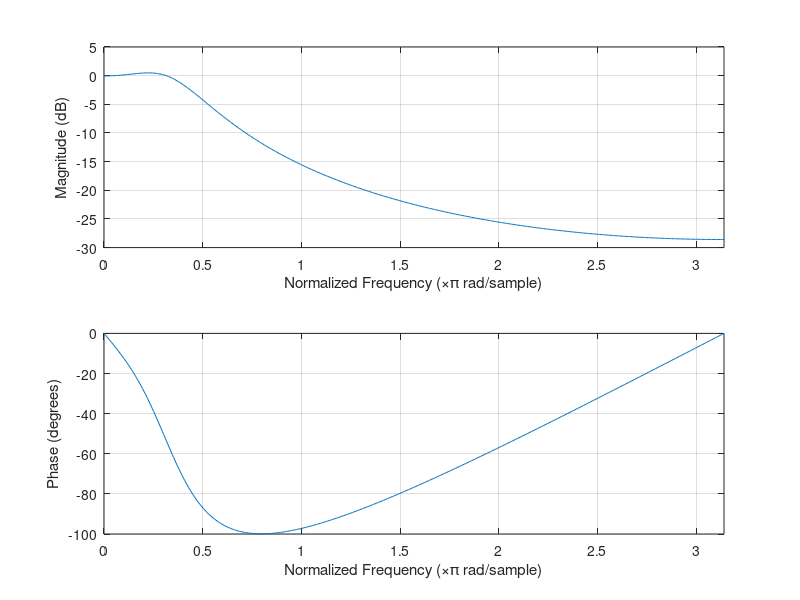
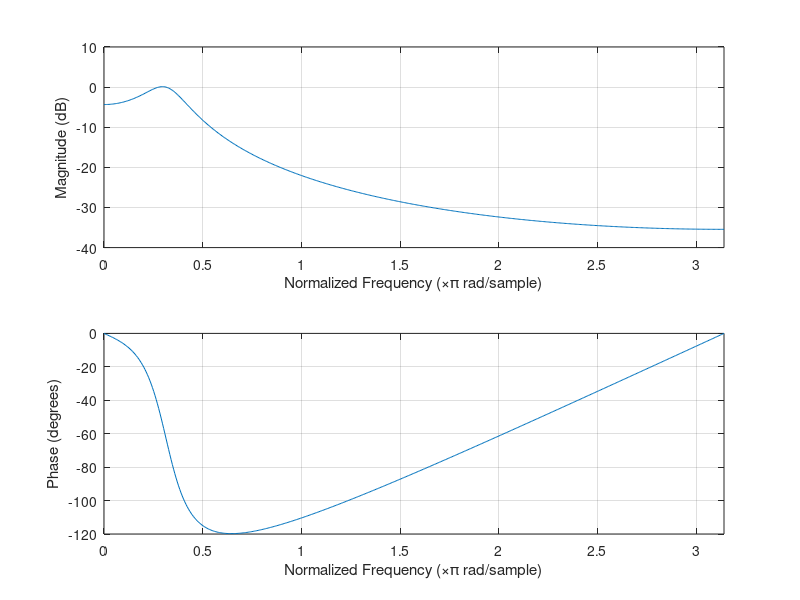
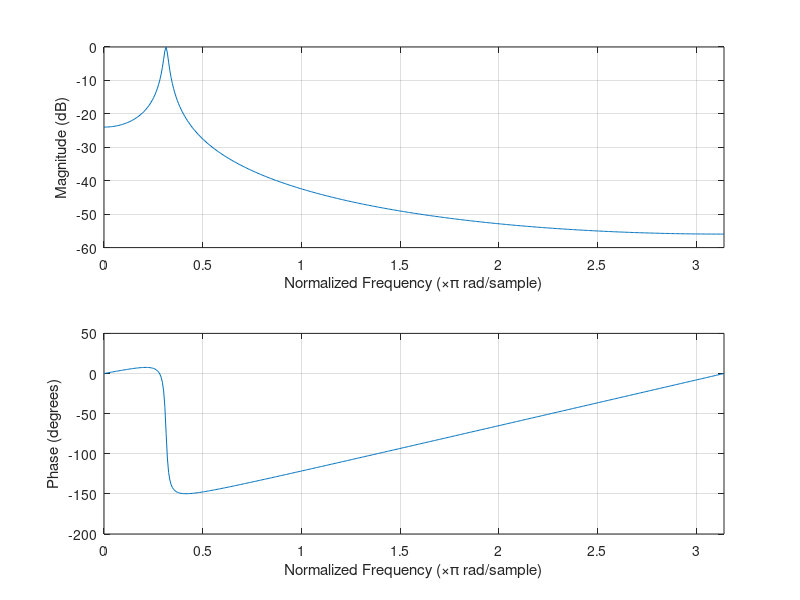
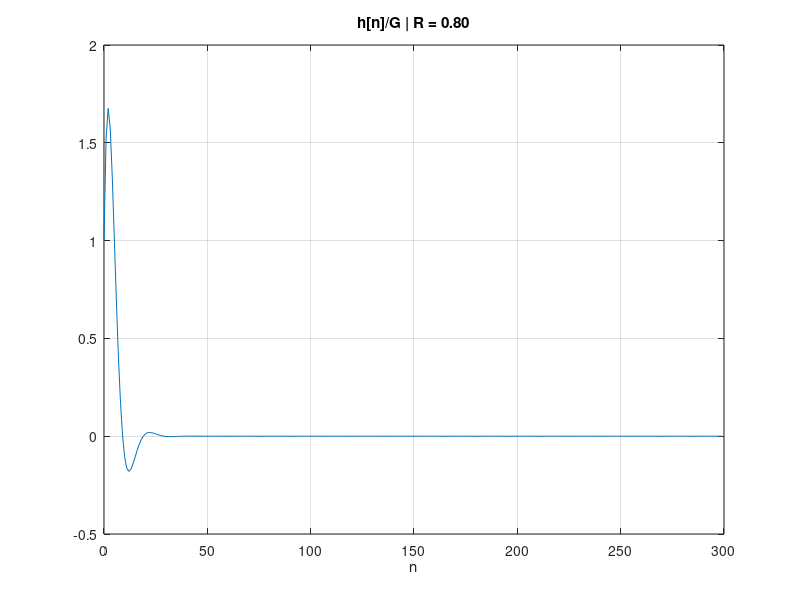

Here is the MATLAB script that generated these plots, in order: (Note: this script raises an error after producing the figures.)
%% 3-1-a:
f0 = 500; % Hz
fs = 10000; % Hz
w  = 2 * pi * f0 / fs;

R = 0.80;
G = (1 - R) * (1 - 2*R*cos(2*w) + R^2)^0.5;
b = G;
a = [1, -2*R*cos(w), R^2];
figure(1)
freqz(b, a, linspace(0, pi, 500));

R = 0.90;
G = (1 - R) * (1 - 2*R*cos(2*w) + R^2)^0.5;
b = G;
a = [1, -2*R*cos(w), R^2];
figure(2)
freqz(b, a, linspace(0, pi, 500));

R = 0.99;
G = (1 - R) * (1 - 2*R*cos(2*w) + R^2)^0.5;
b = G;
a = [1, -2*R*cos(w), R^2];
figure(3)
freqz(b, a, linspace(0, pi, 500));

%% 3-1-b:
f0 = 500; % Hz
fs = 10000; % Hz
w  = 2 * pi * f0 / fs;
N = 300;
n = 0:N-1;
y = zeros(1,N);

R = 0.80;
G = (1 - R) * (1 - 2*R*cos(2*w) + R^2)^0.5;
b = G;
a = [1, -2*R*cos(w), R^2];
y(1) = G;
y(2) = -a(2)*y(1);
for kk = 3:N
    y(kk) = -a(2)*y(kk-1) - a(3)*y(kk-2);
end
h_n = (G/(sin(w))).*R.^n.*sin(w.*(n + 1));

figure(4)
plot(n, h_n/G);
grid on;
xlabel('n');
ylabel('');
title('h[n]/G | R = 0.80');

R = 0.90;
G = (1 - R) * (1 - 2*R*cos(2*w) + R^2)^0.5;
b = G;
a = [1, -2*R*cos(w), R^2];
y(1) = G;
y(2) = -a(2)*y(1);
for kk = 3:N
    y(kk) = -a(2)*y(kk-1) - a(3)*y(kk-2);
end
h_n = (G/(sin(w))).*R.^n.*sin(w.*(n + 1));

figure(5)
plot(n, h_n/G);
grid on;
xlabel('n');
ylabel('');
title('h[n]/G | R = 0.90');

R = 0.99;
G = (1 - R) * (1 - 2*R*cos(2*w) + R^2)^0.5;
b = G;
a = [1, -2*R*cos(w), R^2];
y(1) = G;
y(2) = -a(2)*y(1);
for kk = 3:N
    y(kk) = -a(2)*y(kk-1) - a(3)*y(kk-2);
end
h_n = (G/(sin(w))).*R.^n.*sin(w.*(n + 1));

figure(6)
plot(n, h_n/G);
grid on;
xlabel('n');
ylabel('');
title('h[n]/G | R = 0.99');
%% 3-1-c:
f0 = 500; % Hz
fs = 10000; % Hz
w  = 2 * pi * f0 / fs;
R = [0.80, 0.90, 0.99];

N = 300;
n  = 0:1:N;
s  = cos (w*n);
v  = randn(1,length(n));
x  = s + v;

figure(7);
plot(n, x, 'r');
grid on;
xlabel('n');
ylabel('x[n]');
title('Noisy Signal');

for ll = 1:length(R)
    G = (1 - R(ll)) * (1 - 2*R(ll)*cos(2*w) + R(ll)^2)^0.5;
    b = G;
    a = [1, -2*R(ll)*cos(w), R(ll)^2];
    y = zeros(1,N);
    for mm = 1:N
        if (mm == 1)
            y(mm) = G*x(mm) ;
            w1 = y(1) ;
        elseif(mm == 2)
            y(mm) = -a(2)*w1 + G*x(mm) ;
            w2 = w1;
            w1 = y(2) ;
        else
            y(mm) = -a(2)*w1 - a(3)*w2 + G*x(mm) ;
            w2 = w1;
            w1 = y(mm);
        end
    end
    figure(8)
    subplot(length(R), 1, ll);
    plot(n, s, 'g');
    hold on;
    plot(n(1:end-1), y, 'r');
    grid on;
    xlabel('n');
    ylabel('y[n]');
    title("R = " + num2str(R(ll)));
end
%% 3-1-d:
f0 = 500; % Hz
fs = 10000; % Hz
w  = 2 * pi * f0 / fs;
R = [0.80, 0.90, 0.99];
N = 300;
n  = 0:1:N;
s  = cos (w*n);
v  = randn(1,length(n));
x  = s + v;

for ll = 1:length(R)
    G = (1 - R(ll)) * (1 - 2*R(ll)*cos(2*w) + R(ll)^2)^0.5;
    b = G;
    a = [1, -2*R(ll)*cos(w), R(ll)^2];
    y_v = zeros(1,N);
    for mm = 1:N
        if (mm == 1)
            y_v(mm) = G*v(mm) ;
            w1 = y_v(1) ;
        elseif(mm == 2)
            y_v(mm) = -a(2)*w1 + G*v(mm) ;
            w2 = w1;
            w1 = y_v(2) ;
        else
            y_v(mm) = -a(2)*w1 - a(3)*w2 + G*v(mm) ;
            w2 = w1;
            w1 = y_v(mm);
        end
    end
    if(ll == 1)
        figure(9)
        subplot(length(R)+1, 1, ll);
        plot(n, v, 'b');
        hold on;
        grid on;
        xlabel('n');
        ylabel('v[n]');
        title('noise');
        legend('v[n]');
    end
    figure(9)
    subplot(length(R)+1, 1, ll+1);
    plot(n(1:end-1), y_v, 'c');
    grid on;
    xlabel('n');
    ylabel('y_v[n]');
    title("filtered noise, R = " + num2str(R(ll)));
    legend('y_v[n]');
end
%% 3-1-e:
f0 = 500; % Hz
fs = 10000; % Hz
w  = 2 * pi * f0 / fs;
R = [0.80, 0.90, 0.99];
N = 300;
n  = 0:1:N;
s  = cos (w*n);
v  = randn(1,length(n));
x  = s + v;
for ll = 1:length(R)
    G = (1 - R(ll)) * (1 - 2*R(ll)*cos(2*w) + R(ll)^2)^0.5;
    b = G;
    a = [1, -2*R(ll)*cos(w), R(ll)^2];
    y_v = zeros(1,N);
    for mm = 1:N
        if (mm == 1)
            y_v(mm) = G*v(mm) ;
            w1 = y_v(1) ;
        elseif(mm == 2)
            y_v(mm) = -a(2)*w1 + G*v(mm) ;
            w2 = w1;
            w1 = y_v(2) ;
        else
            y_v(mm) = -a(2)*w1 - a(3)*w2 + G*v(mm) ;
            w2 = w1;
            w1 = y_v(mm);
        end
    end
    NRR = std(y_v)/std(v);
    NRR_th = (1+R(ll)^2)/((1+R(ll))*(1+2*R(ll)*cos(w)+R(ll)^2));

    figure(10);
    stem(R(ll), NRR, 'r');
    hold on;
    stem(R(ll), NRR_th, 'g');
    grid on;
    xlabel('R');
    ylabel('NRR');
    title('NRR from eq. Vs. Theory');
    legend('NRR', 'NRR Theory');
end